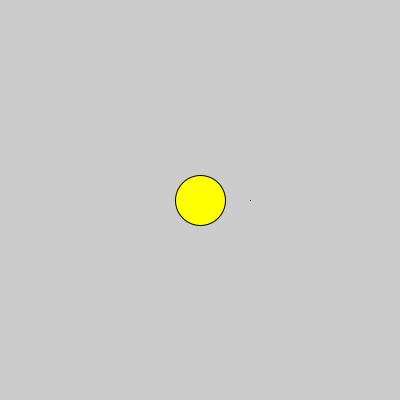
Frame 1 (no input)
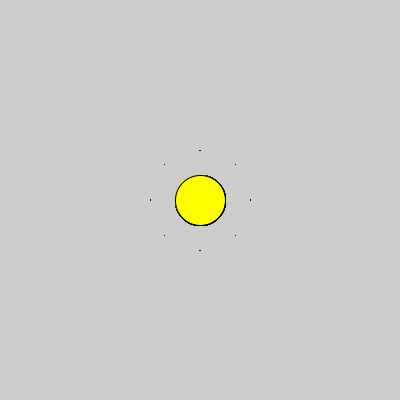
Frame 60 (the mouse pressed at the canvas centre just before this capture)
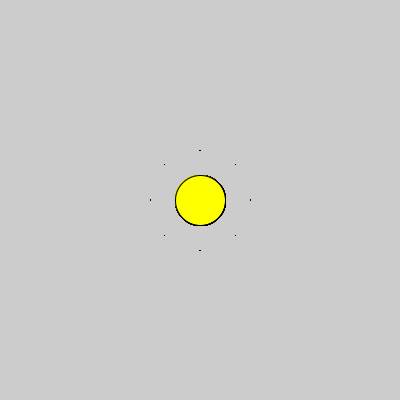
Frame 120 (the mouse held since frame 60 and released just before this capture)

The Processing sketch that drew these frames (run headless with seeded random() and noise(); from frame 60 on, the mouse is pressed at the canvas centre):

// Processing sketch: sol2
// ── sol2.pde
float ang;
int radio;
int direccion;
void setup () {
size(400,400);
ang = 0;
radio = 50;
}

void draw() {
  fill(255, 255, 0);
  ellipse(200, 200, 50, 50);
  float x = radio * cos(ang);
  float y = radio * sin(ang);
  point(x+200,y+200);
    
  direccion++;
  ang=ang+PI/4;
  
}
